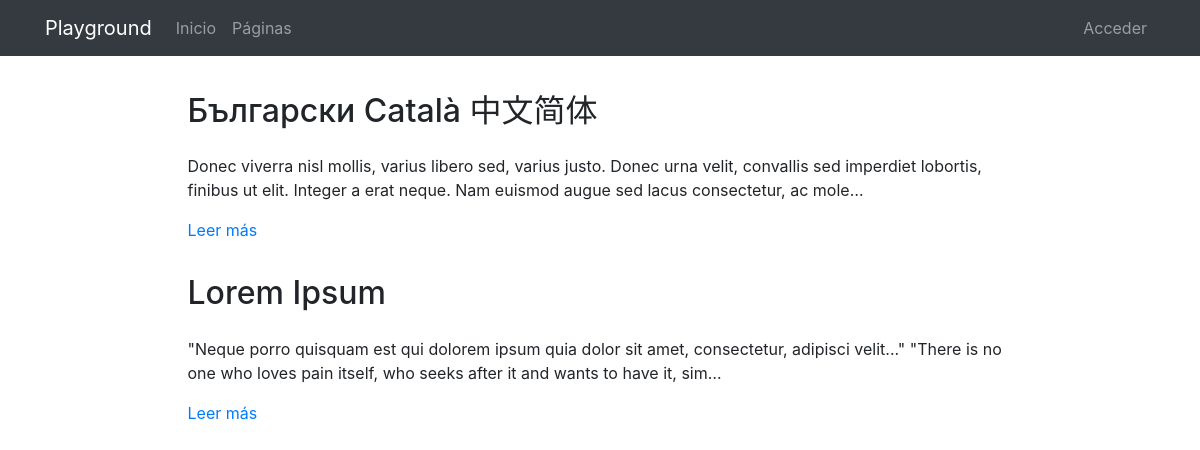
Page /pages/ on the earlier database version.
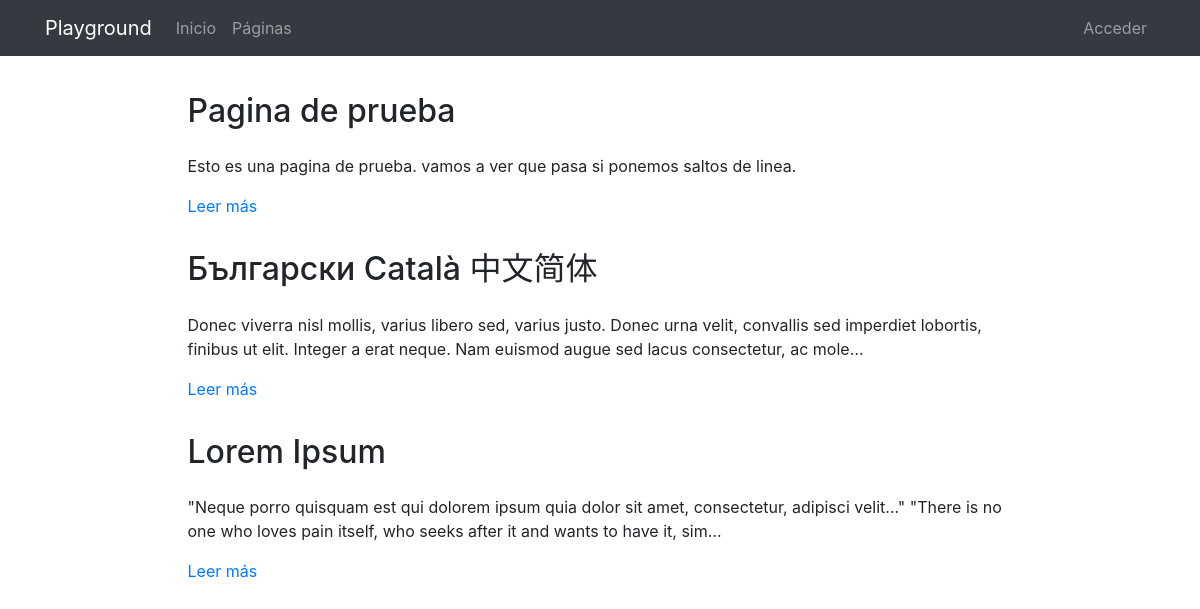
Same page on the later database version.
### pages/models.py (models this page shows, shortened)
class Page(models.Model):
    title = models.CharField(verbose_name="Título", max_length=200)
    content = RichTextField(verbose_name="Contenido")
    order = models.SmallIntegerField(verbose_name="Orden", default=0)
    created = models.DateTimeField(auto_now_add=True, verbose_name="Fecha de creación")
    updated = models.DateTimeField(auto_now=True, verbose_name="Fecha de edición")
    class Meta:
        verbose_name = "página"
        verbose_name_plural = "páginas"
        ordering = ['order', 'title']

### pages/views.py (the view)
# urls.py: path('', PageListView.as_view(), name='pages'),
class PageListView(ListView):
    model = Page

### pages/templates/pages/page_list.html (shortened to what this page needs)
{% extends 'core/base.html' %}
{% load static %}
{% block content %}
{% include 'pages/includes/pages_menu.html' %}
<main role="main">
  <div class="container mb-4">
    {% for page in page_list|dictsort:"id" reversed %}
      <div class="row mt-3">
        <div class="col-md-9 mx-auto">
          <h2 class="mb-4">{{page.title}}</h2>
          <div>
            <p>{{page.content|striptags|safe|truncatechars:"200"}}</p>
            <p><a href="{% url 'pages:page' page.id page.title|slugify %}">Leer más</a>
            </p>
          </div>
        </div>
      </div>
    {% endfor %}
  </div>
</main>
{% endblock %}

### core/templates/core/base.html (shortened to what this page needs)
<!DOCTYPE html>
<html lang="es">
  <head>
    {% load static %}
    <link href="{% static 'core/vendor/bootstrap/css/bootstrap.min.css' %}" rel="stylesheet">
    <link href="{% static 'core/vendor/font-awesome/css/font-awesome.min.css' %}" rel="stylesheet" type="text/css">
    <link href="{% static 'core/css/main.css' %}" rel="stylesheet">
  </head>
  <body>
    <body>
      <nav class="navbar navbar-expand-lg navbar-dark bg-dark">
        <div class="container">
          <a class="navbar-brand" href="{% url 'home' %}">Playground</a>
          <div class="collapse navbar-collapse" id="ned">
            <ul class="navbar-nav mr-auto">
              <li class="nav-item">
                <a class="nav-link" href="{% url 'home' %}">Inicio</a>
              </li>
              <li class="nav-item">
                <a class="nav-link" href="{% url 'pages:pages' %}">Páginas</a>
              </li>
            </ul>
            <ul class="navbar-nav">
              {% if not request.user.is_authenticated %}
                <li class="nav-item">
                  <a class="nav-link" href="{% url 'login' %}">Acceder</a>
                </li>
              {% endif %}
            </ul>
          </div>
        </div>
      </nav>
      {% block content %}{% endblock %}
  </body>
</html>

### pages/templates/pages/includes/pages_menu.html (shortened to what this page needs)
{% load static %}
<link href="{% static 'pages/css/custom_ckeditor.css' %}" rel="stylesheet">

### core/static/core/css/main.css (style rules this page uses)
main { padding-top: 20px; }
:root { --jumbotron-padding-y: 3rem; }

Differences in the rows shown:
added Page: title "Pagina de prueba", content "Esto es una pagina de prueba. vamos a ver que pasa si ponemos saltos de linea."
